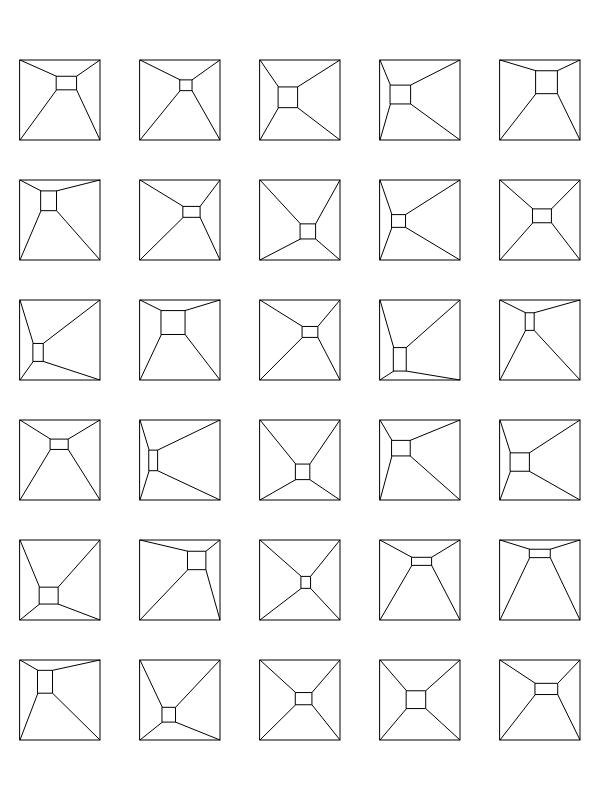
Frame 1 (no input)
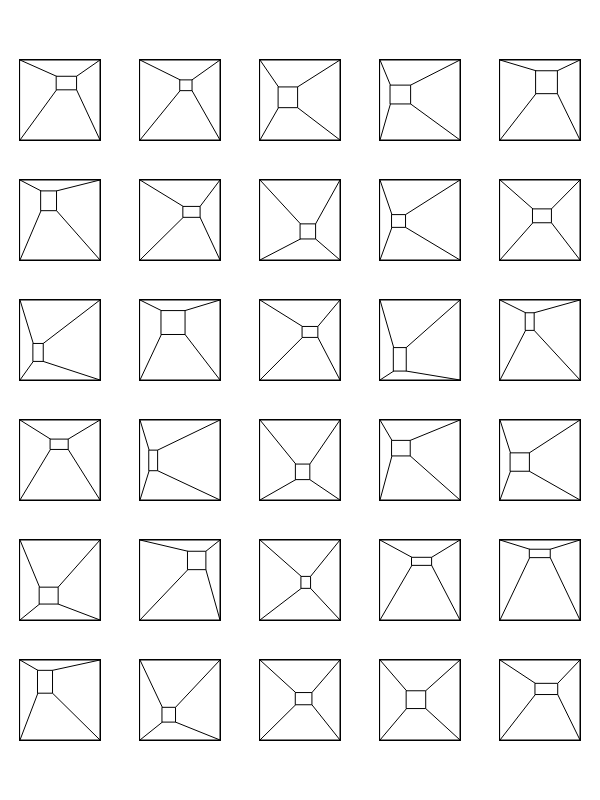
Frame 60 (no input)
Frame 120 (the mouse pressed at the canvas centre since frame 60): identical to frame 60, image omitted

The p5.js sketch that drew these frames (run headless with seeded random() and noise() and a simulated clock; from frame 60 on, the mouse is pressed at the canvas centre):

// p5.js sketch
// ── sketch.js
var cubes = [];
MARGIN = 20;
RASTER = 100;

function setup() {
	createCanvas(600, 800);
	for (var y = (((height - RASTER) % (MARGIN + RASTER)) / 2); y < height - RASTER; y += (MARGIN + RASTER)) {
		for (var x = (((width - RASTER) % (MARGIN + RASTER)) / 2); x < width - RASTER; x += (MARGIN + RASTER)) {
			cubes.push(new Cube(x + RASTER * 0.1, y + RASTER * 0.1, RASTER * 0.8, RASTER * 0.8));
		}
	}
	console.log(cubes);

}

function draw() { 
	for (var i = cubes.length - 1; i >= 0; i--) {
		cubes[i].display();
	}
}

// ── cube.js
function Cube(x, y, w, h) {
	this.x = x;
	this.y = y;
	this.w = w;
	this.h = h;
	this.inner_x = random(this.x + this.w * 0.1, this.x + this.w * 0.6);
	this.inner_y = random(this.y + this.h * 0.1, this.y + this.h * 0.6);
	this.inner_w = random(this.w * 0.1, this.w * 0.3);
	this.inner_h = random(this.h * 0.1, this.h * 0.3);

	this.display = function() {
		rect(this.x, this.y, this.w, this.h);
		line(this.x, this.y, this.inner_x, this.inner_y);
		line(this.x + this.w, this.y, this.inner_x + this.inner_w, this.inner_y);
		line(this.x, this.y + this.h, this.inner_x, this.inner_y + this.inner_h);
		line(this.x + this.w, this.y + this.h, this.inner_x + this.inner_w, this.inner_y + this.inner_h);
		rect(this.inner_x, this.inner_y, this.inner_w, this.inner_h);
	}
}
